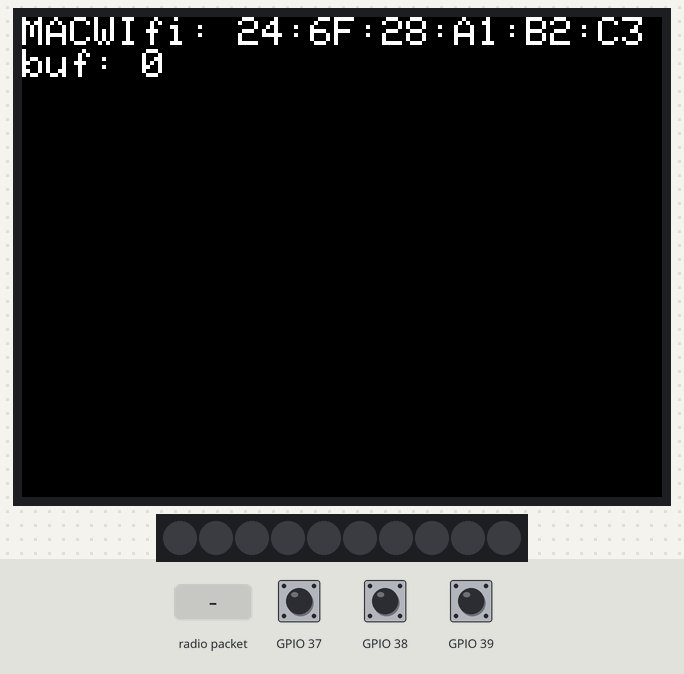
This program was run on a simulated ESP32. Shown: 320×240 colour display, 10 RGB LEDs in strip order, left to right. Inputs (shaded band) come from the test bench; at power-on: GPIO 37 HIGH, GPIO 38 HIGH, GPIO 39 HIGH. What the program prints to the serial monitor is not drawn.

Above: at 1.38 s.
1.4 s: radio packet "1" arrives
At 3.4 s:
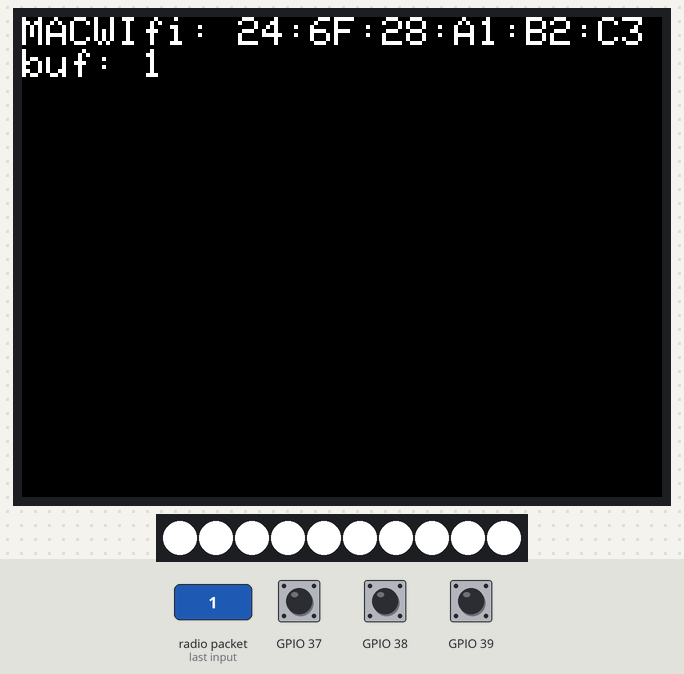
5.6 s: radio packet "5" arrives
At 9.3 s:
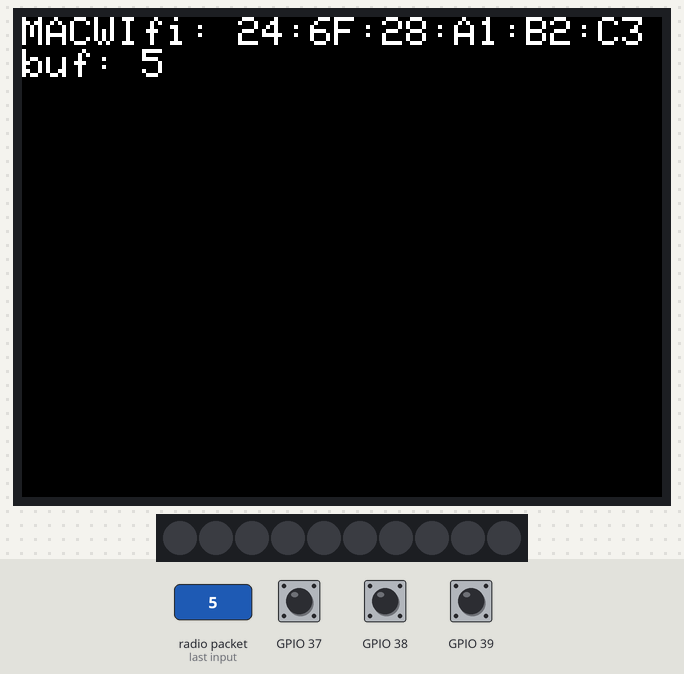
Timing chart, 0 to 10.8 s (numbered marks = the images above; inputs shaded):
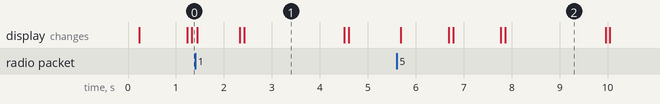

Measured:
- after the input at 5.6 s, the display: changes after 0.09 s (image 2)
- what the display in image 1 shows lasts 2.1 s, from 2.4 s to 4.5 s

The program:

main.cpp
```cpp
#include <M5stack.h>
#include <Adafruit_NeoPixel.h>
#include <esp_now.h>
#include <WiFi.h>

#define M5STACK_FIRE_NEO_NUM_LEDS 10
#define M5STACK_FIRE_NEO_DATA_PIN 15
Adafruit_NeoPixel pixels = Adafruit_NeoPixel(M5STACK_FIRE_NEO_NUM_LEDS, M5STACK_FIRE_NEO_DATA_PIN, NEO_GRB + NEO_KHZ800);

char buf[2];

//受信データ完了した時の処理
void OnDataRecv(const uint8_t *mac, const uint8_t *recvData, int len) {
  memcpy(&buf[0], recvData, len);
  buf[len]='\0';          //文字列の最後にNULL。
  Serial.print("buf : ");
  Serial.println(buf);
  if(atoi(buf) == 1){     //LED ON
    int color_r = 255 ;
    int color_g = 255 ;
    int color_b = 255 ;
    for (int i = 0; i < M5STACK_FIRE_NEO_NUM_LEDS; i++) {
    pixels.setPixelColor(i, pixels.Color(color_r, color_g, color_b));
    pixels.show();
    delay(5);
    }
  }else{  //LED OFF
    int color_r = 0;
    int color_g = 0;
    int color_b = 0;
    for (int i = 0; i < M5STACK_FIRE_NEO_NUM_LEDS; i++) {
    pixels.setPixelColor(i, pixels.Color(color_r, color_g, color_b));
    pixels.show();
    delay(5);
    }
  }
}

void setup() {
  M5.begin();
  M5.Power.begin();
  pixels.begin();
  Serial.begin(115200);
  WiFi.mode(WIFI_STA);      // Wi-FiをStationモードに設定

  //ESP-NOWの初期化
  if (esp_now_init() != ESP_OK) {
    Serial.println("Error initializing ESP-NOW");
    return;
  }
  esp_now_register_recv_cb(OnDataRecv);   //ESP-NOWでデータ受信した時のコールバック関数を登録
}

void loop() {
  M5.update();
  M5.Lcd.clear();
  M5.Lcd.setTextSize(2);
  M5.Lcd.setCursor(0,0);
  M5.Lcd.print("MACWIfi: ");
  M5.Lcd.println(WiFi.macAddress());
  M5.Lcd.print("buf: ");
  int buf_ = atoi(buf);
  M5.Lcd.print(buf_);
  delay(1000);

}
```
